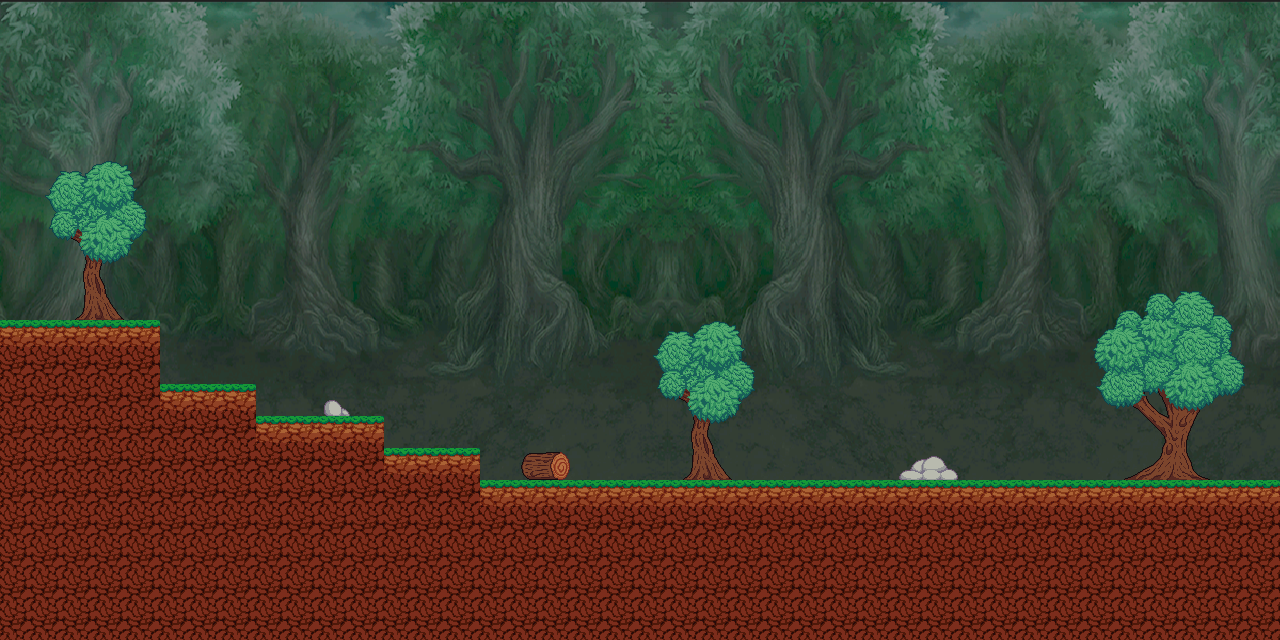

A 2D game scene composited from a Tiled map and its tileset images. What follows is a short description and the map's XML, with every tile layer's data as written:
An orthogonal 40x20 tile map with 32x32 px tiles, 2 tile layers (bakgrunn, dekor), 2 tilesets.

<map version="1.9" tiledversion="1.9.2" orientation="orthogonal" renderorder="right-down" width="40" height="20" tilewidth="32" tileheight="32" infinite="0" nextlayerid="5" nextobjectid="10">
 <tileset firstgid="1" source="skog_bakgrunn.tsx" />
 <tileset firstgid="616" source="Level4.tsx" />
 <layer id="1" name="bakgrunn" width="40" height="20">
  <data encoding="csv">
1,2,3,4,5,6,7,8,9,10,11,12,13,14,15,16,17,18,19,20,21,22,23,24,25,26,27,28,29,30,31,32,33,34,35,36,37,38,39,40,
42,43,44,45,46,47,48,49,50,51,52,53,54,55,56,57,58,59,60,61,62,63,64,65,66,67,68,69,70,71,72,73,74,75,76,77,78,79,80,81,
83,84,85,86,87,88,89,90,91,92,93,94,95,96,97,98,99,100,101,102,103,104,105,106,107,108,109,110,111,112,113,114,115,116,117,118,119,120,121,122,
124,125,126,127,128,129,130,131,132,133,134,135,136,137,138,139,140,141,142,143,144,145,146,147,148,149,150,151,152,153,154,155,156,157,158,159,160,161,162,163,
165,166,167,168,169,170,171,172,173,174,175,176,177,178,179,180,181,182,183,184,185,186,187,188,189,190,191,192,193,194,195,196,197,198,199,200,201,202,203,204,
206,207,208,209,210,211,212,213,214,215,216,217,218,219,220,221,222,223,224,225,226,227,228,229,230,231,232,233,234,235,236,237,238,239,240,241,242,243,244,245,
247,248,249,250,251,252,253,254,255,256,257,258,259,260,261,262,263,264,265,266,267,268,269,270,271,272,273,274,275,276,277,278,279,280,281,282,283,284,285,286,
288,289,290,291,292,293,294,295,296,297,298,299,300,301,302,303,304,305,306,307,308,309,310,311,312,313,314,315,316,317,318,319,320,321,322,323,324,325,326,327,
329,330,331,332,333,334,335,336,337,338,339,340,341,342,343,344,345,346,347,348,349,350,351,352,353,354,355,356,357,358,359,360,361,362,363,364,365,366,367,368,
370,371,372,373,374,375,376,377,378,379,380,381,382,383,384,385,386,387,388,389,390,391,392,393,394,395,396,397,398,399,400,401,402,403,404,405,406,407,408,409,
617,617,617,617,617,416,417,418,419,420,421,422,423,424,425,426,427,428,429,430,431,432,433,434,435,436,437,438,439,440,441,442,443,444,445,446,447,448,449,450,
616,616,616,616,616,457,458,459,460,461,462,463,464,465,466,467,468,469,470,471,472,473,474,475,476,477,478,479,480,481,482,483,484,485,486,487,488,489,490,491,
616,616,616,616,616,617,617,617,501,502,503,504,505,506,507,508,509,510,511,512,513,514,515,516,517,518,519,520,521,522,523,524,525,526,527,528,529,530,531,532,
616,616,616,616,616,616,616,616,617,617,617,617,546,547,548,549,550,551,552,553,554,555,556,557,558,559,560,561,562,563,564,565,566,567,568,569,570,571,572,573,
616,616,616,616,616,616,616,616,616,616,616,616,617,617,617,590,591,592,593,594,595,596,597,598,599,600,601,602,603,604,605,606,607,608,609,610,611,612,613,614,
616,616,616,616,616,616,616,616,616,616,616,616,616,616,616,617,617,617,617,617,617,617,617,617,617,617,617,617,617,617,617,617,617,617,617,617,617,617,617,617,
616,616,616,616,616,616,616,616,616,616,616,616,616,616,616,616,616,616,616,616,616,616,616,616,616,616,616,616,616,616,616,616,616,616,616,616,616,616,616,616,
616,616,616,616,616,616,616,616,616,616,616,616,616,616,616,616,616,616,616,616,616,616,616,616,616,616,616,616,616,616,616,616,616,616,616,616,616,616,616,616,
616,616,616,616,616,616,616,616,616,616,616,616,616,616,616,616,616,616,616,616,616,616,616,616,616,616,616,616,616,616,616,616,616,616,616,616,616,616,616,616,
616,616,616,616,616,616,616,616,616,616,616,616,616,616,616,616,616,616,616,616,616,616,616,616,616,616,616,616,616,616,616,616,616,616,616,616,616,616,616,616
</data>
 </layer>
 <layer id="2" name="dekor" width="40" height="20">
  <data encoding="csv">
0,0,0,0,0,0,0,0,0,0,0,0,0,0,0,0,0,0,0,0,0,0,0,0,0,0,0,0,0,0,0,0,0,0,0,0,0,0,0,0,
0,0,0,0,0,0,0,0,0,0,0,0,0,0,0,0,0,0,0,0,0,0,0,0,0,0,0,0,0,0,0,0,0,0,0,0,0,0,0,0,
0,0,0,0,0,0,0,0,0,0,0,0,0,0,0,0,0,0,0,0,0,0,0,0,0,0,0,0,0,0,0,0,0,0,0,0,0,0,0,0,
0,0,0,0,0,0,0,0,0,0,0,0,0,0,0,0,0,0,0,0,0,0,0,0,0,0,0,0,0,0,0,0,0,0,0,0,0,0,0,0,
0,0,0,0,0,0,0,0,0,0,0,0,0,0,0,0,0,0,0,0,0,0,0,0,0,0,0,0,0,0,0,0,0,0,0,0,0,0,0,0,
0,710,711,712,713,0,0,0,0,0,0,0,0,0,0,0,0,0,0,0,0,0,0,0,0,0,0,0,0,0,0,0,0,0,0,0,0,0,0,0,
0,728,729,730,731,0,0,0,0,0,0,0,0,0,0,0,0,0,0,0,0,0,0,0,0,0,0,0,0,0,0,0,0,0,0,0,0,0,0,0,
0,746,747,748,749,0,0,0,0,0,0,0,0,0,0,0,0,0,0,0,0,0,0,0,0,0,0,0,0,0,0,0,0,0,0,0,0,0,0,0,
0,764,765,766,767,0,0,0,0,0,0,0,0,0,0,0,0,0,0,0,0,0,0,0,0,0,0,0,0,0,0,0,0,0,0,0,0,0,0,0,
0,782,783,784,785,0,0,0,0,0,0,0,0,0,0,0,0,0,0,0,0,0,0,0,0,0,0,0,0,0,0,0,0,0,696,697,698,699,700,0,
0,0,0,0,0,0,0,0,0,0,0,0,0,0,0,0,0,0,0,0,710,711,712,713,0,0,0,0,0,0,0,0,0,0,714,715,716,717,718,0,
0,0,0,0,0,0,0,0,0,0,0,0,0,0,0,0,0,0,0,0,728,729,730,731,0,0,0,0,0,0,0,0,0,0,732,733,734,735,736,0,
0,0,0,0,0,0,0,0,0,0,640,0,0,0,0,0,0,0,0,0,746,747,748,749,0,0,0,0,0,0,0,0,0,0,750,751,752,753,754,0,
0,0,0,0,0,0,0,0,0,0,0,0,0,0,0,0,0,0,0,0,764,765,766,767,0,0,0,0,0,0,0,0,0,0,768,769,770,771,772,0,
0,0,0,0,0,0,0,0,0,0,0,0,0,0,0,0,662,663,0,0,782,783,784,785,0,0,0,0,624,625,0,0,0,0,786,787,788,789,790,0,
0,0,0,0,0,0,0,0,0,0,0,0,0,0,0,0,0,0,0,0,0,0,0,0,0,0,0,0,0,0,0,0,0,0,0,0,0,0,0,0,
0,0,0,0,0,0,0,0,0,0,0,0,0,0,0,0,0,0,0,0,0,0,0,0,0,0,0,0,0,0,0,0,0,0,0,0,0,0,0,0,
0,0,0,0,0,0,0,0,0,0,0,0,0,0,0,0,0,0,0,0,0,0,0,0,0,0,0,0,0,0,0,0,0,0,0,0,0,0,0,0,
0,0,0,0,0,0,0,0,0,0,0,0,0,0,0,0,0,0,0,0,0,0,0,0,0,0,0,0,0,0,0,0,0,0,0,0,0,0,0,0,
0,0,0,0,0,0,0,0,0,0,0,0,0,0,0,0,0,0,0,0,0,0,0,0,0,0,0,0,0,0,0,0,0,0,0,0,0,0,0,0
</data>
 </layer>
</map>
